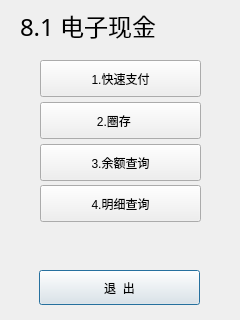
<?xml version="1.0" encoding="UTF-8"?>
<ui version="4.0">
 <class>mainkey81</class>
 <widget class="QDialog" name="mainkey81">
  <property name="geometry">
   <rect>
    <x>0</x>
    <y>0</y>
    <width>240</width>
    <height>320</height>
   </rect>
  </property>
  <property name="windowTitle">
   <string>Dialog</string>
  </property>
  <widget class="QLabel" name="label">
   <property name="geometry">
    <rect>
     <x>20</x>
     <y>10</y>
     <width>201</width>
     <height>31</height>
    </rect>
   </property>
   <property name="font">
    <font>
     <family>AR PL UKai CN</family>
     <pointsize>18</pointsize>
    </font>
   </property>
   <property name="text">
    <string>8.1 电子现金</string>
   </property>
  </widget>
  <widget class="QPushButton" name="pushButton_5">
   <property name="geometry">
    <rect>
     <x>39</x>
     <y>270</y>
     <width>161</width>
     <height>35</height>
    </rect>
   </property>
   <property name="text">
    <string>退  出</string>
   </property>
  </widget>
  <widget class="QPushButton" name="pushButton_2">
   <property name="geometry">
    <rect>
     <x>40</x>
     <y>102</y>
     <width>161</width>
     <height>37</height>
    </rect>
   </property>
   <property name="text">
    <string>2.圈存    </string>
   </property>
  </widget>
  <widget class="QPushButton" name="pushButton_4">
   <property name="geometry">
    <rect>
     <x>40</x>
     <y>185</y>
     <width>161</width>
     <height>37</height>
    </rect>
   </property>
   <property name="text">
    <string>4.明细查询</string>
   </property>
  </widget>
  <widget class="QPushButton" name="pushButton">
   <property name="geometry">
    <rect>
     <x>40</x>
     <y>60</y>
     <width>161</width>
     <height>37</height>
    </rect>
   </property>
   <property name="text">
    <string>1.快速支付</string>
   </property>
  </widget>
  <widget class="QPushButton" name="pushButton_3">
   <property name="geometry">
    <rect>
     <x>40</x>
     <y>144</y>
     <width>161</width>
     <height>37</height>
    </rect>
   </property>
   <property name="text">
    <string>3.余额查询</string>
   </property>
  </widget>
 </widget>
 <resources/>
 <connections/>
</ui>
